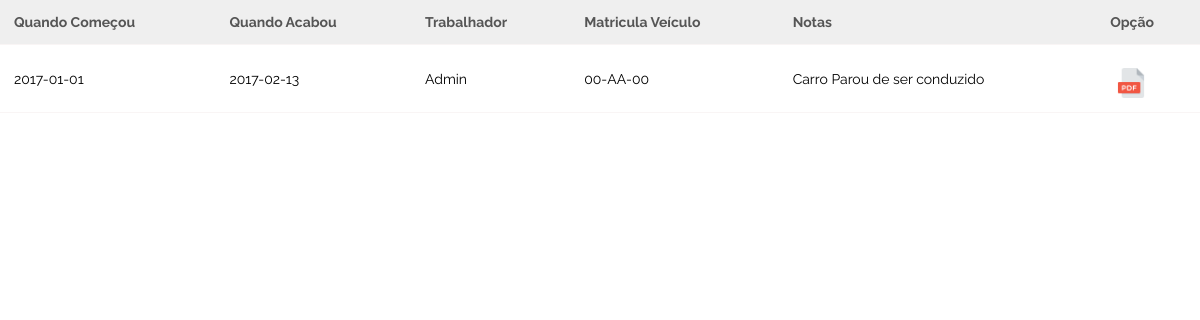
The app's page /veiculos.php (signed in) with its own data.
### tables this page shows
CREATE TABLE `veicondu` (
  `CodVeiC` int(11) NOT NULL AUTO_INCREMENT,
  `Notas` varchar(500) DEFAULT NULL,
  `Quando_Comecou` date DEFAULT NULL,
  `Quando_Acabou` date DEFAULT NULL,
  `CodUser` int(11) DEFAULT NULL,
  `CodVei` int(11) DEFAULT NULL,
  `EmUso` varchar(45) DEFAULT NULL,
  PRIMARY KEY (`CodVeiC`),
  KEY `CodUser` (`CodUser`),
  KEY `CodVei` (`CodVei`),
  CONSTRAINT `veicondu_ibfk_1` FOREIGN KEY (`CodUser`) REFERENCES `utilizador` (`CodUser`),
  CONSTRAINT `veicondu_ibfk_2` FOREIGN KEY (`CodVei`) REFERENCES `veiculos` (`codVei`)
);

CREATE TABLE `utilizador` (
  `CodUser` int(11) NOT NULL AUTO_INCREMENT,
  `Nome_Registo` varchar(50) DEFAULT NULL,
  `Senha` varchar(256) DEFAULT NULL,
  `Nome_Proprio` varchar(100) DEFAULT NULL,
  `Apelido` varchar(100) DEFAULT NULL,
  `Genero` varchar(50) DEFAULT NULL,
  `Data_Nascimento` date DEFAULT NULL,
  `Data_Contratacao` date DEFAULT NULL,
  `Pagamentos_Hora` varchar(50) DEFAULT NULL,
  `Habilitacoes` varchar(50) DEFAULT NULL,
  `Rua` varchar(200) DEFAULT NULL,
  `N_Telemovel` int(11) DEFAULT NULL,
  `N_Telefone` int(11) DEFAULT NULL,
  `Email` varchar(100) DEFAULT NULL,
  `Notas_contacto` varchar(500) DEFAULT NULL,
  `Notas_Contracto` varchar(500) DEFAULT NULL,
  `CodTipoU` int(11) DEFAULT '2',
  `CodCi` int(11) DEFAULT NULL,
  `UserPic` varchar(500) NOT NULL,
  PRIMARY KEY (`CodUser`),
  KEY `CodTipoU` (`CodTipoU`),
  KEY `CodCi` (`CodCi`),
  CONSTRAINT `utilizador_ibfk_1` FOREIGN KEY (`CodTipoU`) REFERENCES `tipouser` (`CodTipoU`),
  CONSTRAINT `utilizador_ibfk_2` FOREIGN KEY (`CodCi`) REFERENCES `cidade` (`CodCi`)
);

CREATE TABLE `veiculos` (
  `codVei` int(11) NOT NULL AUTO_INCREMENT,
  `Matricula` varchar(50) DEFAULT NULL,
  `Marca` varchar(50) DEFAULT NULL,
  `Modelo` varchar(50) DEFAULT NULL,
  `cor` varchar(50) DEFAULT NULL,
  `Ano` int(11) DEFAULT NULL,
  `Proxima_Inspecao` date DEFAULT NULL,
  `Ultima_Inspecao` date DEFAULT NULL,
  `CodTipoC` int(11) DEFAULT NULL,
  `CodTipoV` int(11) DEFAULT NULL,
  PRIMARY KEY (`codVei`),
  KEY `CodTipoC` (`CodTipoC`),
  KEY `CodTipoV` (`CodTipoV`),
  CONSTRAINT `veiculos_ibfk_1` FOREIGN KEY (`CodTipoC`) REFERENCES `tipocom` (`CodTipoC`),
  CONSTRAINT `veiculos_ibfk_2` FOREIGN KEY (`CodTipoV`) REFERENCES `tipovei` (`CodTipoV`)
);

### WEB/veiculos.php (the view, shortened to what this page needs)
<html>
  <head>
	<link rel="stylesheet" href="style.css" type="text/css" />
	</head>
<body>
<?php
$link = mysqli_connect("localhost", "root", "", "frotas");
$sql = "SELECT * FROM veicondu, utilizador, veiculos where veicondu.CodUser=utilizador.CodUser and veicondu.CodVei=veiculos.CodVei and EmUso='Nao' and utilizador.CodUser=".$_SESSION['user'];
if($result = mysqli_query($link, $sql)){
    if(mysqli_num_rows($result) > 0){
        echo "<table>";
            echo "<tr>";
                echo "<th>Quando Começou</th>";
                echo "<th>Quando Acabou</th>";
                echo "<th>Trabalhador</th>";
				echo "<th>Matricula Veículo</th>";
				echo "<th>Notas</th>";
				echo "<th>Opção</th>";
            echo "</tr>";
        while($row = mysqli_fetch_array($result)){
            echo "<tr>";
                echo "<td>" . $row['Quando_Comecou'] . "</td>";
                echo "<td>" . $row['Quando_Acabou'] . "</td>";
                echo "<td>" . $row['Nome_Registo'] . "</td>";
                echo "<td>" . $row['Matricula'] . "</td>";
				echo "<td>" . $row['Notas'] . "</td>";
				echo "<td>" . "<img src='logos/pdf.png' class='imgg' />" . "</td>";
            echo "</tr>";
        }
        echo "</table>";
    } else{
        echo "No records matching your query were found.";
    }
} else{
    echo "ERROR: Could not able to execute $sql. " . mysqli_error($link);
}
?>
</body>
</html>

### WEB/style.css (style rules this page uses)
* { margin:0; padding:0; }
table { font-family: Verdana, Geneva, sans-serif; width: 100%; border-collapse: collapse; }
th, td { text-align: left; font-size: 14px; font-family: "Raleway"; border-bottom: solid #f9f5f5 1px; padding: 14px; }
td { text-align: left; }
img { width: 70px; height: 70px; margin-top: 9px; }
.imgg { width: 30px; height: 30px; margin-left: 6px; }
tr:nth-child(even) { background-color: white }
th { background-color: #efefef; color: #555; ; }
body { display: flex; min-height: 100vh; flex-direction: column; }

### records on screen
veicondu: Quando_Comecou "2017-01-01", Quando_Acabou "2017-02-13", CodUser.Nome_Registo "Admin", CodVei.Matricula "00-AA-00", Notas "Carro Parou de ser conduzido"
